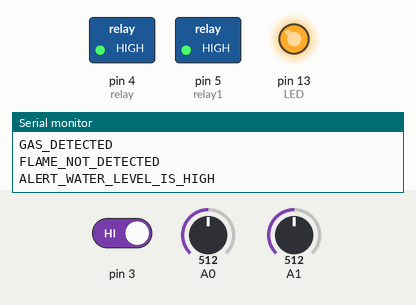
Recording of a sketch running on a simulated Arduino Uno, built with avr-gcc and run on an emulated ATmega328P. On the bench: switched loads named in the sketch (green lamp = pin HIGH), output pins drawn as LEDs (lit = HIGH), the last lines printed to the serial monitor. Dashed ring = blinking. The test bench sets the inputs (shaded band); at power-on: A1 = 512, A0 = 512, pin 3 HIGH.

Above: at 3.8 s.
3.9 s: A1 set to 190
At 5.7 s:
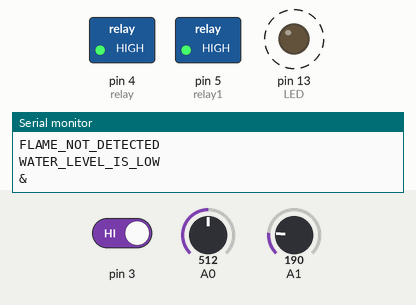
12.1 s: A0 set to 86
16.0 s: A0 set to 72
At 19.4 s:
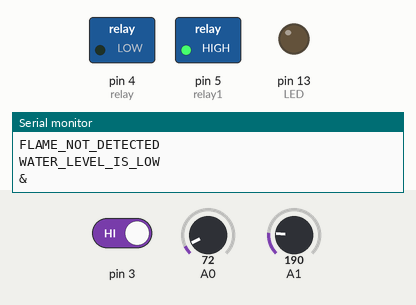
19.9 s: pin 3 driven LOW
At 20.8 s:
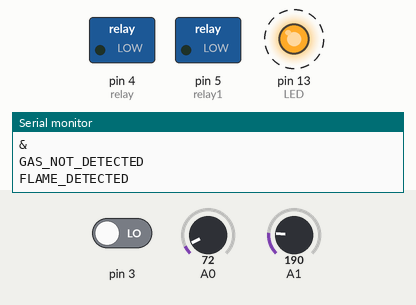
27.5 s: A0 set to 90
At 33.4 s:
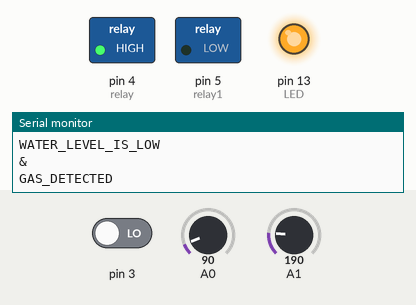
35.7 s: A0 set to 70
At 40.8 s:
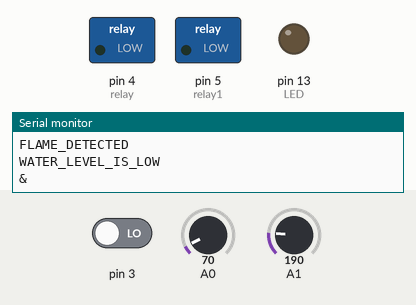
Timing chart, 0 to 44.9 s (numbered marks = the images above; inputs shaded):
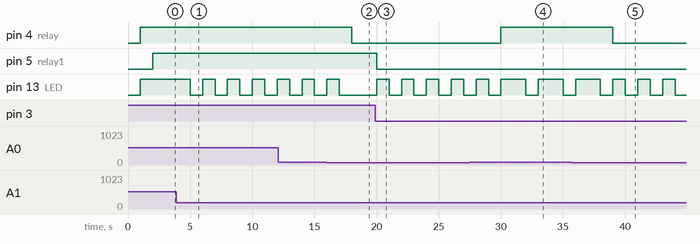

Measured:
- the behaviour switches between 80 and 79 on A0 (found by bisection; images 1 and 2)
- after the input at 3.9 s, pin 13 (LED): alternates HIGH for 1.0 s and LOW for 1.0 s, starting after 1.1 s
- after the input at 16.0 s, pin 4 (relay): HIGH → LOW after 2.0 s; pin 13 (LED): goes on until 17.0 s, then stays LOW
- after the input at 19.9 s, pin 5 (relay1): HIGH → LOW after 0.11 s; pin 13 (LED): alternates HIGH for 1.0 s and LOW for 1.0 s, starting after 0.11 s
- after the input at 27.5 s, pin 4 (relay): LOW → HIGH after 2.5 s
- after the input at 35.7 s, pin 4 (relay): HIGH → LOW after 3.3 s

The sketch:

GAS_FIRE_WATERLEVEL.ino
```cpp
int relay = 4;
int relay1 = 5;
int LED =13;

void loop()
{
  gas();
  hot();
  water();
}


void setup()
{
  Serial.begin(9600);
  pinMode(relay, OUTPUT);
  pinMode(relay1, OUTPUT);
  pinMode(LED, OUTPUT);
}

void gas()
{
  int data = analogRead(A0);
  delay(1000);
  if ( data >= 80)
  {
    digitalWrite(LED, HIGH);
    digitalWrite(relay, HIGH);
    Serial.println("GAS_DETECTED");
    delay(1000);
  }
  else
  {
    digitalWrite(LED, LOW);
    digitalWrite(relay, LOW);
    Serial.println("GAS_NOT_DETECTED");
  }
}

void hot()
{
  int Flame_detected = digitalRead(3);
  if (Flame_detected == 0)
  {
    digitalWrite(LED, HIGH);
    digitalWrite(relay1, LOW);
    Serial.println("FLAME_DETECTED");
    delay(1000);
  }

  else
  {
    digitalWrite(LED, LOW);
    digitalWrite(relay1, HIGH);
    Serial.println("FLAME_NOT_DETECTED");
  }
}


void water()
{
  int value = analogRead(A1);
  if (value > 200)
  {
    digitalWrite(LED, HIGH);
    Serial.println("ALERT_WATER_LEVEL_IS_HIGH");
    delay(1000);
  }

   else
   {
     digitalWrite(LED, LOW);
     Serial.println("WATER_LEVEL_IS_LOW");
     Serial.println("&");
   }
}
```
